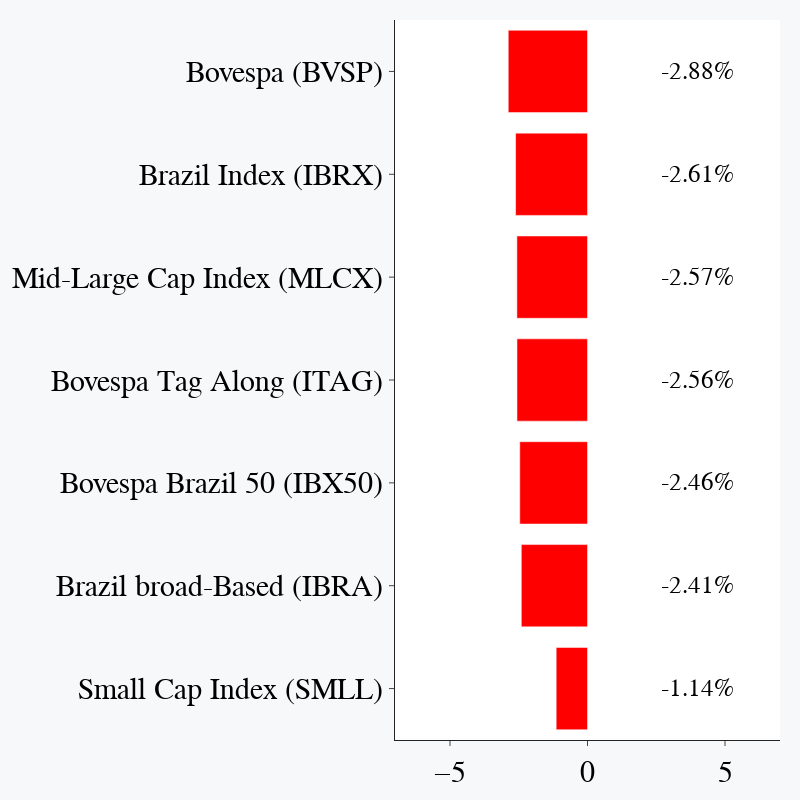

Notebook code for this chart:
### Code cell
df_stocks_Brasil = df_stocks_Brasil.sort_values(by='Result_%',ascending=False)
df_stocks_Brasil["Color"] = np.where(df_stocks_Brasil["Result_%"] < 0, 'red', 'green')

fig = go.Figure()

fig.add_trace(go.Bar(name='Net', x=df_stocks_Brasil['Result_%'], y=df_stocks_Brasil['Market Index'], marker_color=df_stocks_Brasil['Color'],orientation='h'))

annotations = []

x_pos = []
y_pos = []
x_neg = []
y_neg = []

for i in range(0,len(df_stocks_Brasil)):
  if df_stocks_Brasil["Result_%"].iloc[i] > 0:
    x_pos.append(df_stocks_Brasil["Market Index"].iloc[i])
    y_pos.append(np.round(df_stocks_Brasil["Result_%"].iloc[i], decimals=2))
  else:
    x_neg.append(df_stocks_Brasil["Market Index"].iloc[i])
    y_neg.append(np.round(df_stocks_Brasil["Result_%"].iloc[i], decimals=2))

for yd, xd in zip(y_pos, x_pos):
  annotations.append(dict(xref='x1', yref='y1', y=xd, x=yd + 6, text= str(yd)+'%', 
                            font=dict(family='Arial', size=25, color='black'), showarrow=False))

for yd, xd in zip(y_neg, x_neg):
  annotations.append(dict(xref='x1', yref='y1', y=xd, x=4, text= str(yd)+'%', 
                            font=dict(family='Arial', size=25, color='black'), showarrow=False))

fig.update_xaxes(visible=True, showticklabels=True,range=[-7, 7])
fig.update_layout(barmode='stack',title_text='',template = 'simple_white',margin=dict(l=20, r=20, t=20, b=20),
                  paper_bgcolor="#f7f8fa",width=800,height=800,annotations=annotations,
                  font=dict(family="Arial",size=30,color="black"))

fig.show()

### Figure 1 — Plotly figure (JSON) as saved in the notebook; plotly's stock layout.template omitted (floating-point values rounded to 4 significant figures)
{"data": [{"marker": {"color": ["red", "red", "red", "red", "red", "red", "red"]}, "name": "Net", "orientation": "h", "type": "bar", "x": [-1.139, -2.407, -2.464, -2.565, -2.568, -2.615, -2.882], "y": ["Small Cap Index (SMLL)", "Brazil broad-Based (IBRA)", "Bovespa Brazil 50 (IBX50)", "Bovespa Tag Along (ITAG)", "Mid-Large Cap Index (MLCX)", "Brazil Index (IBRX)", "Bovespa (BVSP)"]}], "layout": {"annotations": [{"font": {"color": "black", "family": "Arial", "size": 25}, "showarrow": false, "text": "-1.14%", "x": 4, "xref": "x", "y": "Small Cap Index (SMLL)", "yref": "y"}, {"font": {"color": "black", "family": "Arial", "size": 25}, "showarrow": false, "text": "-2.41%", "x": 4, "xref": "x", "y": "Brazil broad-Based (IBRA)", "yref": "y"}, {"font": {"color": "black", "family": "Arial", "size": 25}, "showarrow": false, "text": "-2.46%", "x": 4, "xref": "x", "y": "Bovespa Brazil 50 (IBX50)", "yref": "y"}, {"font": {"color": "black", "family": "Arial", "size": 25}, "showarrow": false, "text": "-2.56%", "x": 4, "xref": "x", "y": "Bovespa Tag Along (ITAG)", "yref": "y"}, {"font": {"color": "black", "family": "Arial", "size": 25}, "showarrow": false, "text": "-2.57%", "x": 4, "xref": "x", "y": "Mid-Large Cap Index (MLCX)", "yref": "y"}, {"font": {"color": "black", "family": "Arial", "size": 25}, "showarrow": false, "text": "-2.61%", "x": 4, "xref": "x", "y": "Brazil Index (IBRX)", "yref": "y"}, {"font": {"color": "black", "family": "Arial", "size": 25}, "showarrow": false, "text": "-2.88%", "x": 4, "xref": "x", "y": "Bovespa (BVSP)", "yref": "y"}], "barmode": "stack", "font": {"color": "black", "family": "Arial", "size": 30}, "height": 800, "margin": {"b": 20, "l": 20, "r": 20, "t": 20}, "paper_bgcolor": "#f7f8fa", "title": {"text": ""}, "width": 800, "xaxis": {"range": [-7, 7], "showticklabels": true, "visible": true}}}
